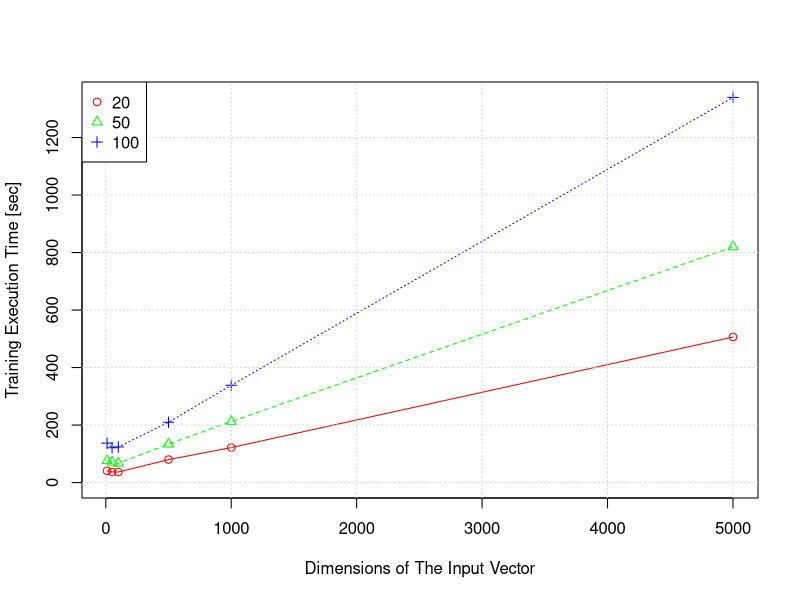

Recreate this plot in R. (Note: this script raises an error after producing the figure.)
## ---- chunk 1
library(reshape2)
result3 <- read.csv("./data/benchmark-dim100.csv")
result3$sec <- result3$trainMilliSec / 1000
## ---- chunk 2
result3.cast <- dcast(result3, dimension ~ numClusters, value.var="sec", sum)
x <- result3.cast[, 1]
y <- result3.cast[, 2:ncol(result3.cast)]
matplot(x, y
        , xlab="Dimensions of The Input Vector"
        , ylab="Training Execution Time [sec]"
        , ylim=c(0, max(y))
        , pch=1:(length(y)), col=rainbow(length(y)), type="o")
grid()
legend("topleft", legend=c(names(y))
       , pch=1:(length(y)), col=rainbow(length(y)))
## ---- chunk 3
kable(result3)
